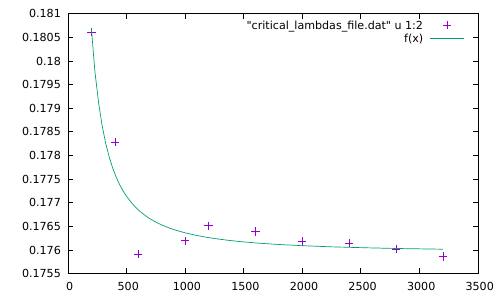

This figure's gnuplot source:
set t pdf
set output "fitting_critical_lambda.pdf"

f(x)= l + a*(x**b)

fit f(x) "critical_lambdas_file.dat" u 1:2 via a,b,l 

p "critical_lambdas_file.dat" u 1:2, f(x)
#0.475972

set output